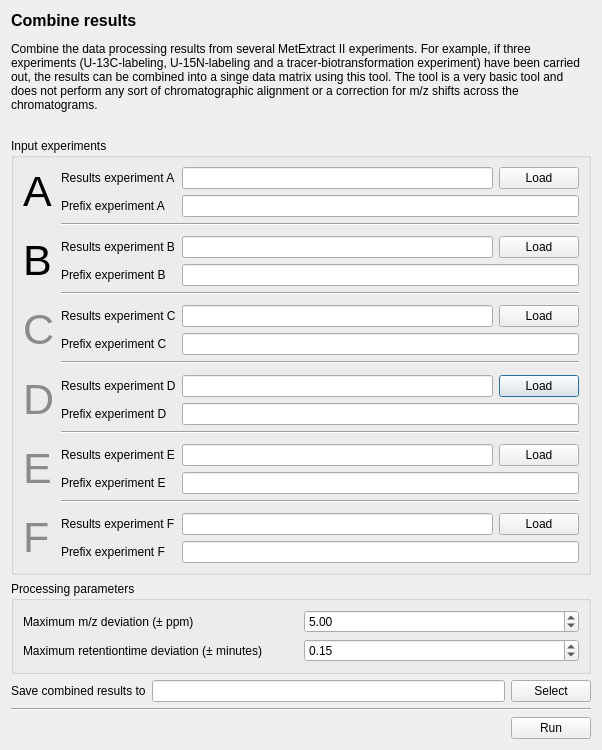
<?xml version="1.0" encoding="UTF-8"?>
<ui version="4.0">
 <class>Dialog</class>
 <widget class="QDialog" name="Dialog">
  <property name="geometry">
   <rect>
    <x>0</x>
    <y>0</y>
    <width>602</width>
    <height>750</height>
   </rect>
  </property>
  <property name="windowTitle">
   <string>MetExtract II</string>
  </property>
  <layout class="QGridLayout" name="gridLayout">
   <item row="0" column="0">
    <widget class="QLabel" name="label_16">
     <property name="text">
      <string>&lt;html&gt;&lt;head/&gt;&lt;body&gt;&lt;p&gt;&lt;span style=&quot; font-size:12pt; font-weight:600;&quot;&gt;Combine results&lt;/span&gt;&lt;/p&gt;&lt;p&gt;Combine the data processing results from several MetExtract II experiments. For example, if three experiments (U-13C-labeling, U-15N-labeling and a tracer-biotransformation experiment) have been carried out, the results can be combined into a singe data matrix using this tool. The tool is a very basic tool and does not perform any sort of chromatographic alignment or a correction for m/z shifts across the chromatograms. &lt;/p&gt;&lt;/body&gt;&lt;/html&gt;</string>
     </property>
     <property name="wordWrap">
      <bool>true</bool>
     </property>
    </widget>
   </item>
   <item row="2" column="0">
    <widget class="QGroupBox" name="groupBox">
     <property name="sizePolicy">
      <sizepolicy hsizetype="Preferred" vsizetype="Fixed">
       <horstretch>0</horstretch>
       <verstretch>0</verstretch>
      </sizepolicy>
     </property>
     <property name="title">
      <string>Input experiments</string>
     </property>
     <layout class="QGridLayout" name="gridLayout_2">
      <item row="14" column="1" colspan="3">
       <widget class="Line" name="line_4">
        <property name="orientation">
         <enum>Qt::Horizontal</enum>
        </property>
       </widget>
      </item>
      <item row="15" column="1">
       <spacer name="verticalSpacer_5">
        <property name="orientation">
         <enum>Qt::Vertical</enum>
        </property>
        <property name="sizeHint" stdset="0">
         <size>
          <width>20</width>
          <height>10</height>
         </size>
        </property>
       </spacer>
      </item>
      <item row="12" column="3">
       <widget class="QPushButton" name="expDLoad">
        <property name="text">
         <string>Load</string>
        </property>
       </widget>
      </item>
      <item row="16" column="3">
       <widget class="QPushButton" name="expELoad">
        <property name="text">
         <string>Load</string>
        </property>
       </widget>
      </item>
      <item row="20" column="3">
       <widget class="QPushButton" name="expFLoad">
        <property name="text">
         <string>Load</string>
        </property>
       </widget>
      </item>
      <item row="0" column="1">
       <widget class="QLabel" name="label">
        <property name="text">
         <string>Results experiment A</string>
        </property>
       </widget>
      </item>
      <item row="9" column="2" colspan="2">
       <widget class="QLineEdit" name="expCPrefix"/>
      </item>
      <item row="13" column="2" colspan="2">
       <widget class="QLineEdit" name="expDPrefix"/>
      </item>
      <item row="16" column="2">
       <widget class="QLineEdit" name="expESave"/>
      </item>
      <item row="7" column="1">
       <spacer name="verticalSpacer_3">
        <property name="orientation">
         <enum>Qt::Vertical</enum>
        </property>
        <property name="sizeHint" stdset="0">
         <size>
          <width>20</width>
          <height>10</height>
         </size>
        </property>
       </spacer>
      </item>
      <item row="5" column="2" colspan="2">
       <widget class="QLineEdit" name="expBPrefix"/>
      </item>
      <item row="20" column="2">
       <widget class="QLineEdit" name="expFSave"/>
      </item>
      <item row="21" column="2" colspan="2">
       <widget class="QLineEdit" name="expFPrefix"/>
      </item>
      <item row="17" column="2" colspan="2">
       <widget class="QLineEdit" name="expEPrefix"/>
      </item>
      <item row="19" column="1">
       <spacer name="verticalSpacer_6">
        <property name="orientation">
         <enum>Qt::Vertical</enum>
        </property>
        <property name="sizeHint" stdset="0">
         <size>
          <width>20</width>
          <height>10</height>
         </size>
        </property>
       </spacer>
      </item>
      <item row="0" column="2">
       <widget class="QLineEdit" name="expASave"/>
      </item>
      <item row="11" column="1">
       <spacer name="verticalSpacer_4">
        <property name="orientation">
         <enum>Qt::Vertical</enum>
        </property>
        <property name="sizeHint" stdset="0">
         <size>
          <width>20</width>
          <height>10</height>
         </size>
        </property>
       </spacer>
      </item>
      <item row="8" column="1">
       <widget class="QLabel" name="label_5">
        <property name="text">
         <string>Results experiment C</string>
        </property>
       </widget>
      </item>
      <item row="2" column="1" colspan="3">
       <widget class="Line" name="line">
        <property name="orientation">
         <enum>Qt::Horizontal</enum>
        </property>
       </widget>
      </item>
      <item row="3" column="1">
       <spacer name="verticalSpacer_2">
        <property name="orientation">
         <enum>Qt::Vertical</enum>
        </property>
        <property name="sizeHint" stdset="0">
         <size>
          <width>20</width>
          <height>10</height>
         </size>
        </property>
       </spacer>
      </item>
      <item row="4" column="1">
       <widget class="QLabel" name="label_3">
        <property name="text">
         <string>Results experiment B</string>
        </property>
       </widget>
      </item>
      <item row="1" column="2" colspan="2">
       <widget class="QLineEdit" name="expAPrefix"/>
      </item>
      <item row="5" column="1">
       <widget class="QLabel" name="label_4">
        <property name="text">
         <string>Prefix experiment B</string>
        </property>
       </widget>
      </item>
      <item row="1" column="1">
       <widget class="QLabel" name="label_2">
        <property name="text">
         <string>Prefix experiment A</string>
        </property>
       </widget>
      </item>
      <item row="0" column="3">
       <widget class="QPushButton" name="expALoad">
        <property name="text">
         <string>Load</string>
        </property>
       </widget>
      </item>
      <item row="9" column="1">
       <widget class="QLabel" name="label_6">
        <property name="text">
         <string>Prefix experiment C</string>
        </property>
       </widget>
      </item>
      <item row="12" column="1">
       <widget class="QLabel" name="label_7">
        <property name="text">
         <string>Results experiment D</string>
        </property>
       </widget>
      </item>
      <item row="13" column="1">
       <widget class="QLabel" name="label_8">
        <property name="text">
         <string>Prefix experiment D</string>
        </property>
       </widget>
      </item>
      <item row="16" column="1">
       <widget class="QLabel" name="label_9">
        <property name="text">
         <string>Results experiment E</string>
        </property>
       </widget>
      </item>
      <item row="17" column="1">
       <widget class="QLabel" name="label_10">
        <property name="text">
         <string>Prefix experiment E</string>
        </property>
       </widget>
      </item>
      <item row="6" column="1" colspan="3">
       <widget class="Line" name="line_2">
        <property name="orientation">
         <enum>Qt::Horizontal</enum>
        </property>
       </widget>
      </item>
      <item row="8" column="3">
       <widget class="QPushButton" name="expCLoad">
        <property name="text">
         <string>Load</string>
        </property>
       </widget>
      </item>
      <item row="20" column="1">
       <widget class="QLabel" name="label_11">
        <property name="text">
         <string>Results experiment F</string>
        </property>
       </widget>
      </item>
      <item row="4" column="2">
       <widget class="QLineEdit" name="expBSave"/>
      </item>
      <item row="21" column="1">
       <widget class="QLabel" name="label_12">
        <property name="text">
         <string>Prefix experiment F</string>
        </property>
       </widget>
      </item>
      <item row="4" column="3">
       <widget class="QPushButton" name="expBLoad">
        <property name="text">
         <string>Load</string>
        </property>
       </widget>
      </item>
      <item row="10" column="1" colspan="3">
       <widget class="Line" name="line_3">
        <property name="orientation">
         <enum>Qt::Horizontal</enum>
        </property>
       </widget>
      </item>
      <item row="18" column="1" colspan="3">
       <widget class="Line" name="line_5">
        <property name="orientation">
         <enum>Qt::Horizontal</enum>
        </property>
       </widget>
      </item>
      <item row="8" column="2">
       <widget class="QLineEdit" name="expCSave"/>
      </item>
      <item row="12" column="2">
       <widget class="QLineEdit" name="expDSave"/>
      </item>
      <item row="0" column="0" rowspan="2">
       <widget class="QLabel" name="label_17">
        <property name="text">
         <string>&lt;html&gt;&lt;head/&gt;&lt;body&gt;&lt;p&gt;&lt;span style=&quot; font-size:32pt;&quot;&gt;A&lt;/span&gt;&lt;/p&gt;&lt;/body&gt;&lt;/html&gt;</string>
        </property>
       </widget>
      </item>
      <item row="4" column="0" rowspan="2">
       <widget class="QLabel" name="label_18">
        <property name="text">
         <string>&lt;html&gt;&lt;head/&gt;&lt;body&gt;&lt;p&gt;&lt;span style=&quot; font-size:32pt;&quot;&gt;B&lt;/span&gt;&lt;/p&gt;&lt;/body&gt;&lt;/html&gt;</string>
        </property>
        <property name="buddy">
         <cstring>expBSave</cstring>
        </property>
       </widget>
      </item>
      <item row="8" column="0" rowspan="2">
       <widget class="QLabel" name="label_19">
        <property name="text">
         <string>&lt;html&gt;&lt;head/&gt;&lt;body&gt;&lt;p&gt;&lt;span style=&quot; font-size:32pt; color:#8b8b8b;&quot;&gt;C&lt;/span&gt;&lt;/p&gt;&lt;/body&gt;&lt;/html&gt;</string>
        </property>
       </widget>
      </item>
      <item row="12" column="0" rowspan="2">
       <widget class="QLabel" name="label_20">
        <property name="text">
         <string>&lt;html&gt;&lt;head/&gt;&lt;body&gt;&lt;p&gt;&lt;span style=&quot; font-size:32pt; color:#8b8b8b;&quot;&gt;D&lt;/span&gt;&lt;/p&gt;&lt;/body&gt;&lt;/html&gt;</string>
        </property>
       </widget>
      </item>
      <item row="16" column="0" rowspan="2">
       <widget class="QLabel" name="label_21">
        <property name="text">
         <string>&lt;html&gt;&lt;head/&gt;&lt;body&gt;&lt;p&gt;&lt;span style=&quot; font-size:32pt; color:#8b8b8b;&quot;&gt;E&lt;/span&gt;&lt;/p&gt;&lt;/body&gt;&lt;/html&gt;</string>
        </property>
       </widget>
      </item>
      <item row="20" column="0" rowspan="2">
       <widget class="QLabel" name="label_22">
        <property name="text">
         <string>&lt;html&gt;&lt;head/&gt;&lt;body&gt;&lt;p&gt;&lt;span style=&quot; font-size:32pt; color:#8b8b8b;&quot;&gt;F&lt;/span&gt;&lt;/p&gt;&lt;/body&gt;&lt;/html&gt;</string>
        </property>
       </widget>
      </item>
     </layout>
    </widget>
   </item>
   <item row="4" column="0">
    <layout class="QHBoxLayout" name="horizontalLayout">
     <property name="sizeConstraint">
      <enum>QLayout::SetMinimumSize</enum>
     </property>
     <item>
      <widget class="QLabel" name="label_15">
       <property name="text">
        <string>Save combined results to</string>
       </property>
      </widget>
     </item>
     <item>
      <widget class="QLineEdit" name="saveResults"/>
     </item>
     <item>
      <widget class="QPushButton" name="loadResults">
       <property name="text">
        <string>Select</string>
       </property>
      </widget>
     </item>
    </layout>
   </item>
   <item row="3" column="0">
    <widget class="QGroupBox" name="groupBox_2">
     <property name="title">
      <string>Processing parameters</string>
     </property>
     <layout class="QGridLayout" name="gridLayout_3">
      <item row="0" column="0">
       <widget class="QLabel" name="label_13">
        <property name="text">
         <string>Maximum m/z deviation (± ppm)</string>
        </property>
       </widget>
      </item>
      <item row="1" column="0">
       <widget class="QLabel" name="label_14">
        <property name="text">
         <string>Maximum retentiontime deviation (± minutes)</string>
        </property>
       </widget>
      </item>
      <item row="0" column="1">
       <widget class="QDoubleSpinBox" name="maxPPMDev">
        <property name="minimum">
         <double>0.000000000000000</double>
        </property>
        <property name="value">
         <double>5.000000000000000</double>
        </property>
       </widget>
      </item>
      <item row="1" column="1">
       <widget class="QDoubleSpinBox" name="maxRTDev">
        <property name="value">
         <double>0.150000000000000</double>
        </property>
       </widget>
      </item>
     </layout>
    </widget>
   </item>
   <item row="0" column="1" rowspan="4">
    <spacer name="verticalSpacer">
     <property name="orientation">
      <enum>Qt::Vertical</enum>
     </property>
     <property name="sizeType">
      <enum>QSizePolicy::Expanding</enum>
     </property>
     <property name="sizeHint" stdset="0">
      <size>
       <width>0</width>
       <height>0</height>
      </size>
     </property>
    </spacer>
   </item>
   <item row="5" column="0">
    <widget class="Line" name="line_6">
     <property name="orientation">
      <enum>Qt::Horizontal</enum>
     </property>
    </widget>
   </item>
   <item row="1" column="0">
    <spacer name="verticalSpacer_7">
     <property name="orientation">
      <enum>Qt::Vertical</enum>
     </property>
     <property name="sizeType">
      <enum>QSizePolicy::Fixed</enum>
     </property>
     <property name="sizeHint" stdset="0">
      <size>
       <width>20</width>
       <height>20</height>
      </size>
     </property>
    </spacer>
   </item>
   <item row="6" column="0">
    <layout class="QHBoxLayout" name="horizontalLayout_3">
     <item>
      <spacer name="horizontalSpacer">
       <property name="orientation">
        <enum>Qt::Horizontal</enum>
       </property>
       <property name="sizeHint" stdset="0">
        <size>
         <width>40</width>
         <height>20</height>
        </size>
       </property>
      </spacer>
     </item>
     <item>
      <widget class="QPushButton" name="run">
       <property name="text">
        <string>Run</string>
       </property>
      </widget>
     </item>
    </layout>
   </item>
  </layout>
 </widget>
 <tabstops>
  <tabstop>expASave</tabstop>
  <tabstop>expALoad</tabstop>
  <tabstop>expAPrefix</tabstop>
  <tabstop>expBSave</tabstop>
  <tabstop>expBLoad</tabstop>
  <tabstop>expBPrefix</tabstop>
  <tabstop>expCSave</tabstop>
  <tabstop>expCLoad</tabstop>
  <tabstop>expCPrefix</tabstop>
  <tabstop>expDSave</tabstop>
  <tabstop>expDLoad</tabstop>
  <tabstop>expDPrefix</tabstop>
  <tabstop>expESave</tabstop>
  <tabstop>expELoad</tabstop>
  <tabstop>expEPrefix</tabstop>
  <tabstop>expFSave</tabstop>
  <tabstop>expFLoad</tabstop>
  <tabstop>expFPrefix</tabstop>
  <tabstop>maxPPMDev</tabstop>
  <tabstop>maxRTDev</tabstop>
  <tabstop>saveResults</tabstop>
  <tabstop>loadResults</tabstop>
  <tabstop>run</tabstop>
 </tabstops>
 <resources/>
 <connections/>
</ui>
